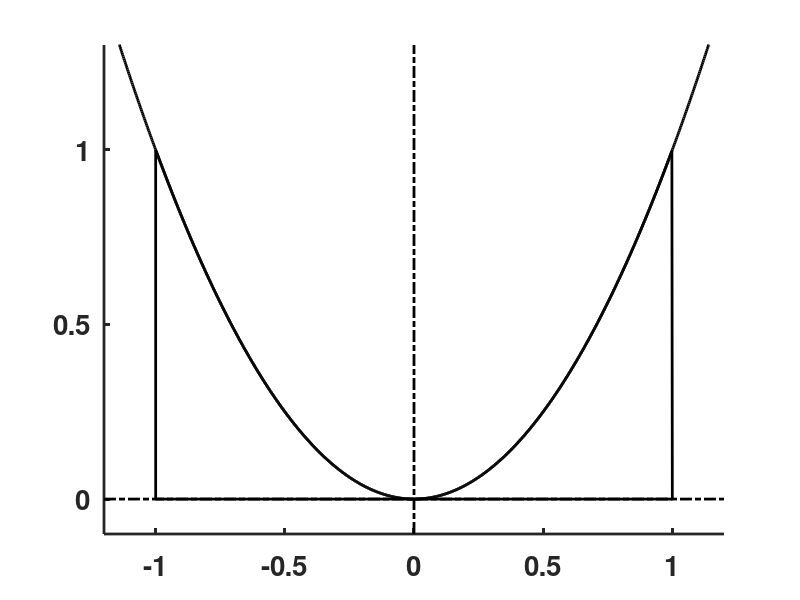

Write MATLAB code to recreate this figure. (Note: this script raises an error after producing the figure.)
clear;  figure('Position',[100 100 600 400],'Color',[1 1 1]); clf;  hold on; 

xy=[-1.2 1.2 -0.1 1.3];
xx=linspace(xy(1),xy(2),1000);  yy=xx.^2;
plot(xx(1:1000),yy(1:1000),'k','LineWidth',2)
set(gca,'LineWidth',2); 
axis(xy); axis manual;
plot([xy(1) xy(2)],[0 0],'k-.','LineWidth',2);
plot([0 0],[xy(3) xy(4)],'k-.','LineWidth',2);
set(gca,'XTick',[-1 -0.5 0 0.5 1],'YTick',[0 .5 1],'FontSize',20,'FontWeight','bold');
xp=find(xx>=-1&xx<=1); xh=xx(xp); yh=yy(xp); sp=length(xh);
xh(sp+1)=1; xh(sp+2)=-1; xh(sp+3)=-1; yh(sp+1)=0; yh(sp+2)=0; yh(sp+3)=1;
ll=line(xh,yh,'Color','k','LineWidth',2);  
HATCH(ll,45,[0 0 0],'-',5,1); 
